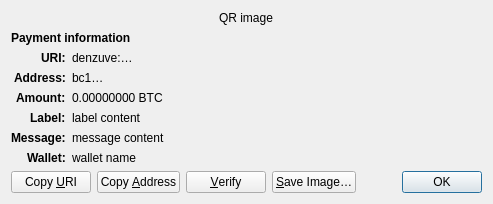
<?xml version="1.0" encoding="UTF-8"?>
<ui version="4.0">
 <class>ReceiveRequestDialog</class>
 <widget class="QDialog" name="ReceiveRequestDialog">
  <property name="geometry">
   <rect>
    <x>0</x>
    <y>0</y>
    <width>413</width>
    <height>229</height>
   </rect>
  </property>
  <property name="windowTitle">
   <string>Request payment to …</string>
  </property>
  <layout class="QGridLayout" name="gridLayout" columnstretch="0,1">
   <property name="sizeConstraint">
    <enum>QLayout::SetFixedSize</enum>
   </property>
   <item row="0" column="0" colspan="2" alignment="Qt::AlignHCenter">
    <widget class="QRImageWidget" name="qr_code">
     <property name="text">
      <string notr="true">QR image</string>
     </property>
     <property name="textInteractionFlags">
      <set>Qt::NoTextInteraction</set>
     </property>
    </widget>
   </item>
   <item row="1" column="0" colspan="2">
    <widget class="QLabel" name="payment_header">
     <property name="font">
      <font>
       <weight>75</weight>
       <bold>true</bold>
      </font>
     </property>
     <property name="text">
      <string>Payment information</string>
     </property>
     <property name="textInteractionFlags">
      <set>Qt::NoTextInteraction</set>
     </property>
    </widget>
   </item>
   <item row="2" column="0" alignment="Qt::AlignRight|Qt::AlignTop">
    <widget class="QLabel" name="uri_tag">
     <property name="font">
      <font>
       <weight>75</weight>
       <bold>true</bold>
      </font>
     </property>
     <property name="text">
      <string notr="true">URI:</string>
     </property>
     <property name="textFormat">
      <enum>Qt::PlainText</enum>
     </property>
     <property name="textInteractionFlags">
      <set>Qt::NoTextInteraction</set>
     </property>
    </widget>
   </item>
   <item row="2" column="1" alignment="Qt::AlignTop">
    <widget class="QLabel" name="uri_content">
     <property name="text">
      <string notr="true">denzuve:…</string>
     </property>
     <property name="textFormat">
      <enum>Qt::RichText</enum>
     </property>
     <property name="wordWrap">
      <bool>true</bool>
     </property>
     <property name="textInteractionFlags">
      <set>Qt::TextSelectableByMouse</set>
     </property>
    </widget>
   </item>
   <item row="3" column="0" alignment="Qt::AlignRight|Qt::AlignTop">
    <widget class="QLabel" name="address_tag">
     <property name="font">
      <font>
       <weight>75</weight>
       <bold>true</bold>
      </font>
     </property>
     <property name="text">
      <string>Address:</string>
     </property>
     <property name="textInteractionFlags">
      <set>Qt::NoTextInteraction</set>
     </property>
    </widget>
   </item>
   <item row="3" column="1" alignment="Qt::AlignTop">
    <widget class="QLabel" name="address_content">
     <property name="text">
      <string notr="true">bc1…</string>
     </property>
     <property name="textFormat">
      <enum>Qt::PlainText</enum>
     </property>
     <property name="textInteractionFlags">
      <set>Qt::TextSelectableByMouse</set>
     </property>
    </widget>
   </item>
   <item row="4" column="0" alignment="Qt::AlignRight|Qt::AlignTop">
    <widget class="QLabel" name="amount_tag">
     <property name="font">
      <font>
       <weight>75</weight>
       <bold>true</bold>
      </font>
     </property>
     <property name="text">
      <string>Amount:</string>
     </property>
     <property name="textInteractionFlags">
      <set>Qt::NoTextInteraction</set>
     </property>
    </widget>
   </item>
   <item row="4" column="1" alignment="Qt::AlignTop">
    <widget class="QLabel" name="amount_content">
     <property name="text">
      <string notr="true">0.00000000 BTC</string>
     </property>
     <property name="textFormat">
      <enum>Qt::PlainText</enum>
     </property>
     <property name="textInteractionFlags">
      <set>Qt::TextSelectableByMouse</set>
     </property>
    </widget>
   </item>
   <item row="5" column="0" alignment="Qt::AlignRight|Qt::AlignTop">
    <widget class="QLabel" name="label_tag">
     <property name="font">
      <font>
       <weight>75</weight>
       <bold>true</bold>
      </font>
     </property>
     <property name="text">
      <string>Label:</string>
     </property>
     <property name="textInteractionFlags">
      <set>Qt::NoTextInteraction</set>
     </property>
    </widget>
   </item>
   <item row="5" column="1" alignment="Qt::AlignTop">
    <widget class="QLabel" name="label_content">
     <property name="text">
      <string notr="true">label content</string>
     </property>
     <property name="textFormat">
      <enum>Qt::PlainText</enum>
     </property>
     <property name="wordWrap">
      <bool>true</bool>
     </property>
     <property name="textInteractionFlags">
      <set>Qt::TextSelectableByMouse</set>
     </property>
    </widget>
   </item>
   <item row="6" column="0" alignment="Qt::AlignRight|Qt::AlignTop">
    <widget class="QLabel" name="message_tag">
     <property name="font">
      <font>
       <weight>75</weight>
       <bold>true</bold>
      </font>
     </property>
     <property name="text">
      <string>Message:</string>
     </property>
     <property name="textInteractionFlags">
      <set>Qt::NoTextInteraction</set>
     </property>
    </widget>
   </item>
   <item row="6" column="1" alignment="Qt::AlignTop">
    <widget class="QLabel" name="message_content">
     <property name="text">
      <string notr="true">message content</string>
     </property>
     <property name="textFormat">
      <enum>Qt::PlainText</enum>
     </property>
     <property name="wordWrap">
      <bool>true</bool>
     </property>
     <property name="textInteractionFlags">
      <set>Qt::TextSelectableByMouse</set>
     </property>
    </widget>
   </item>
   <item row="7" column="0" alignment="Qt::AlignRight|Qt::AlignTop">
    <widget class="QLabel" name="wallet_tag">
     <property name="font">
      <font>
       <weight>75</weight>
       <bold>true</bold>
      </font>
     </property>
     <property name="text">
      <string>Wallet:</string>
     </property>
     <property name="textInteractionFlags">
      <set>Qt::NoTextInteraction</set>
     </property>
    </widget>
   </item>
   <item row="7" column="1" alignment="Qt::AlignTop">
    <widget class="QLabel" name="wallet_content">
     <property name="text">
      <string notr="true">wallet name</string>
     </property>
     <property name="textFormat">
      <enum>Qt::PlainText</enum>
     </property>
     <property name="wordWrap">
      <bool>true</bool>
     </property>
     <property name="textInteractionFlags">
      <set>Qt::TextSelectableByMouse</set>
     </property>
    </widget>
   </item>
   <item row="8" column="0" colspan="2">
    <layout class="QHBoxLayout" name="horizontalLayout">
     <item>
      <widget class="QPushButton" name="btnCopyURI">
       <property name="text">
        <string>Copy &amp;URI</string>
       </property>
       <property name="autoDefault">
        <bool>false</bool>
       </property>
      </widget>
     </item>
     <item>
      <widget class="QPushButton" name="btnCopyAddress">
       <property name="text">
        <string>Copy &amp;Address</string>
       </property>
       <property name="autoDefault">
        <bool>false</bool>
       </property>
      </widget>
     </item>
     <item>
      <widget class="QPushButton" name="btnVerify">
       <property name="text">
        <string>&amp;Verify</string>
       </property>
       <property name="toolTip">
        <string>Verify this address on e.g. a hardware wallet screen</string>
       </property>
       <property name="autoDefault">
        <bool>false</bool>
       </property>
      </widget>
     </item>
     <item>
      <widget class="QPushButton" name="btnSaveAs">
       <property name="text">
        <string>&amp;Save Image…</string>
       </property>
       <property name="autoDefault">
        <bool>false</bool>
       </property>
      </widget>
     </item>
     <item>
      <spacer name="horizontalSpacer_2">
       <property name="orientation">
        <enum>Qt::Horizontal</enum>
       </property>
       <property name="sizeHint" stdset="0">
        <size>
         <width>40</width>
         <height>20</height>
        </size>
       </property>
      </spacer>
     </item>
     <item>
      <widget class="QDialogButtonBox" name="buttonBox">
       <property name="focusPolicy">
        <enum>Qt::StrongFocus</enum>
       </property>
       <property name="standardButtons">
        <set>QDialogButtonBox::Ok</set>
       </property>
      </widget>
     </item>
    </layout>
   </item>
  </layout>
 </widget>
 <customwidgets>
  <customwidget>
   <class>QRImageWidget</class>
   <extends>QLabel</extends>
   <header>qt/qrimagewidget.h</header>
  </customwidget>
 </customwidgets>
 <tabstops>
  <tabstop>buttonBox</tabstop>
  <tabstop>btnCopyURI</tabstop>
  <tabstop>btnCopyAddress</tabstop>
  <tabstop>btnSaveAs</tabstop>
 </tabstops>
 <resources/>
 <connections>
  <connection>
   <sender>buttonBox</sender>
   <signal>accepted()</signal>
   <receiver>ReceiveRequestDialog</receiver>
   <slot>accept()</slot>
   <hints>
    <hint type="sourcelabel">
     <x>135</x>
     <y>230</y>
    </hint>
    <hint type="destinationlabel">
     <x>135</x>
     <y>126</y>
    </hint>
   </hints>
  </connection>
 </connections>
</ui>
